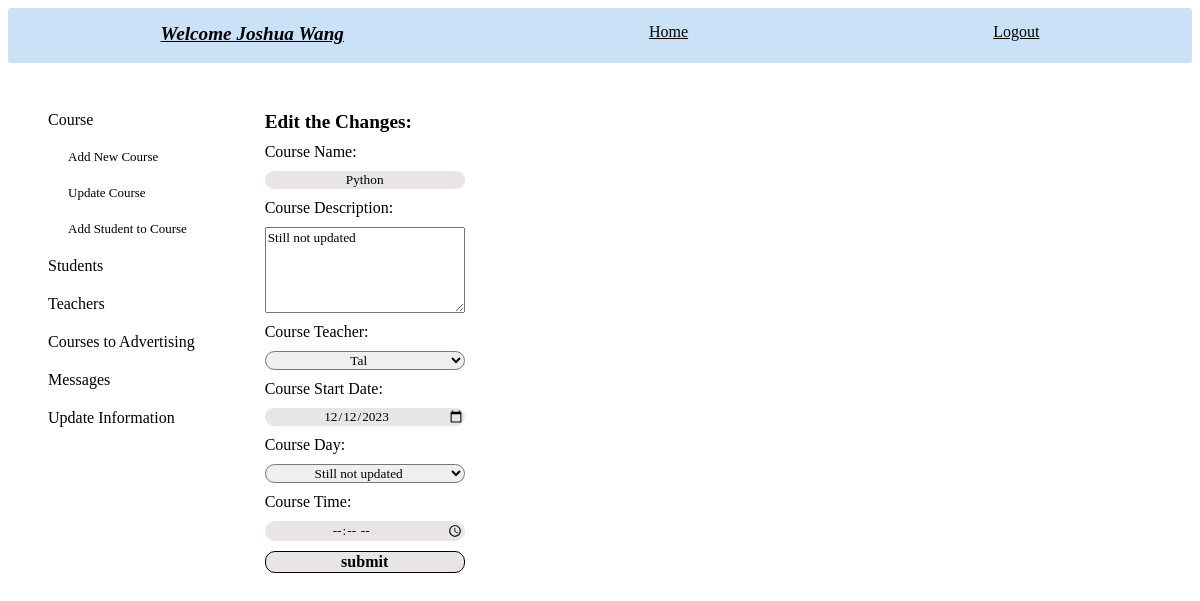
The app's page /chosen_course/1 (signed in) with its own data.
### tables this page shows
CREATE TABLE courses (
        id INTEGER PRIMARY KEY,
        name TEXT NOT NULL,
        description TEXT DEFAULT "Still not updated",
        teacher_id TEXT NOT NULL DEFAULT "Still not updated",
        start TEXT DEFAULT "Still not updated",
        day TEXT DEFAULT "Still not updated",
        time TEXT DEFAULT "Still not updated", 
        FOREIGN KEY (teacher_id) REFERENCES teachers (id)
        );

### app.py (the view)
@app.route('/chosen_course/<course_id>', methods=['GET', 'POST'])
def chosen_course_update(course_id):
    log=check_log()
    info=info_user()
    form2=['create']
    chosen_course={}
    chosen_course['title_chosen']='Edit the Changes:'
    course=crud.read_if('*',"courses","id", course_id)
    course_info=create_courses_objects(course)
    for c in course_info:
        c.start=crud.read_if('start',"courses","id", course_id)[0]
    chosen_course['course_info']=course_info
    chosen_course['teachers']=create_teachers_objects(crud.read_all('teachers'))
    if request.method=='POST':
        name=request.form['name'].title()
        description=request.form['description']
        teacher_id=request.form['teacher_id']
        start=request.form['start']
        day=request.form['day']
        time=request.form['time']
        if name=='':
            return render_template('update_courses.html', log=log, info=info, admin_id=session['id'], form='', form2=form2 ,chosen_course=chosen_course,  course_dict='', note="Course Name is required fields")
        else:
            crud.update_if('courses', 'name, description, teacher_id, start, day, time', f"'{name}', '{description}', '{teacher_id}', '{start}', '{day}', '{time}'",'id', course_id)
            return redirect(url_for('course_info', course_id=course_id))
    else:
        return render_template('update_courses.html', log=log, info=info, admin_id=session['id'], form='', form2=form2 ,chosen_course=chosen_course, course_dict='')

### app.py (called while the page is built)
def check_log(): #check if user is loged in or not
    log_result={}
    if "name" in session:
        link='/logout'
        log='Logout'
        log_result['link']=link
        log_result['log']=log
        return log_result
    else:
        link='/login'
        log='Login'
        log_result['link']=link
        log_result['log']=log
        return log_result

def info_user(): # get user info
    if "role" in session:
        info={}
        if session['role']=='admin':
            info['id']=session['id']
            info['link']=f"/administrator/{session['id']}"
            info['word']='Administrator'
            info['hello']=f"Hello {crud.admin_name(session['id'])}- what do you want to do?"
            info['class']='user_hello'
        if session['role']=='teacher':
            info['id']=session['id']
            info['link']=f"/teacher_profile/{session['id']}"
            info['word']=f"Welcome {crud.teacher_name(session['id'])}"
            info['class']='user_hello'
        if session['role']=='student':
            info['id']=session['id']
            info['link']=f"/student_profile/{session['id']}"
            info['word']=f"Welcome {crud.student_name(session['id'])}"
            info['class']='user_hello'
        return info

### crud.py (called while the page is built)
def read_all(table):
    return query(f"SELECT * FROM {table}")

def read_if(column, table, value, condition):
    return query(f"SELECT {column} FROM {table} WHERE {value}='{condition}'")

def student_name(student_id):
    name=read_if('name', 'students', 'id', student_id)
    name=name[0][0]
    return name

def teacher_name(teacher_id):
    name=read_if('name', 'teachers', 'id', teacher_id)
    name=name[0][0]
    return name

### functions.py (called while the page is built)
def create_courses_objects(courses: list):
    courses_objects=[classes.Course(course[0], course[1], course[2], course[3], course[4], course[5], course[6] ) for course in courses]
    for c in courses_objects:
        if c.description=='':
            c.description='Still not updated'
        if c.teacher_id=='':
            c.teacher_id=['','Not yet assigned']
        else:
            c.teacher_id=[c.teacher_id, crud.teacher_name(c.teacher_id)]
        if c.start=='':
            c.start='Still not updated'
        else:
            c.start=f'{c.start[8:]}-{c.start[5:7]}-{c.start[0:4]}'
        if c.day=='':
            c.day='Still not updated'
        if c.time=='':
            c.time='Still not updated'
    return courses_objects

### templates/update_courses.html (shortened to what this page needs)
{% include "admin_nav_courses.html" %}
    <div class="courses_update">
        <div class="main_chosen_course">
            <div class="title_chosen_course">{{chosen_course.title_chosen}}</div>
            <form class="info_chosen_course" action="" method="POST">
                {% for course in chosen_course.course_info %}
                Course Name: <input type="text" name="name" value="{{course.name}}" required autofocus>
                Course Description: <textarea type="text" name="description" placeholder="Write description" cols="30" rows="5">{{course.description}}</textarea>
                Course Teacher:
                {% endfor %}
                {% for f in form2 %}
                    <select name="teacher_id" id="">
                    {% for course in chosen_course.course_info %}
                        <option value="{{course.teacher_id[0]}}">{{course.teacher_id[1]}}</option>
                    {% endfor %}
                    </select>
                {% endfor %}
                    {% for course in chosen_course.course_info %}
                    Course Start Date: <input type="date" name="start" value="{{course.start[0]}}" >
                    Course Day: <select name="day" id="">
                    <option value="{{course.day}}">{{course.day}}</option>
                    </select>
                    Course Time: <input type="time" name="time" value="{{course.time}}">
                <input id="submit" type="submit" value="submit">
                {% endfor %}
            </form>
        </div>
    </div>
        <div>
        </div>
    </div>

### static/style.css (style rules this page uses)
input { font-family: 'Times New Roman', Times, serif; text-align: center; }
select { font-family: 'Times New Roman', Times, serif; text-align: center; }
option { font-family: 'Times New Roman', Times, serif; text-align: center; }
textarea { font-family: 'Times New Roman', Times, serif; }
#submit { border-style: solid; border-width: 1px; font-size: medium; font-weight: bolder; }
.courses_update { grid-column: 2; grid-row: 2; display: flex; }
.main_chosen_course { display: flex; flex-direction: column; gap:10px; }
.title_chosen_course { font-weight: bold; font-size: larger; }
.info_chosen_course { display: flex; flex-direction: column; gap: 10px; width: 200px; }
.info_chosen_course>input { border-style: none; background-color: rgb(233, 229, 229); border-radius: 10px; }
.info_chosen_course>select { border-radius: 10px; }

### records on screen
courses: name "Python", description "Still not updated", start "12/12/2023", day "Still not updated"

### other values on screen
{{ info.word }} "Welcome Joshua Wang"
{{ log.log }} "Logout"
{{ chosen_course.title_chosen }} "Edit the Changes:"
form field teacher_id "Tal"
